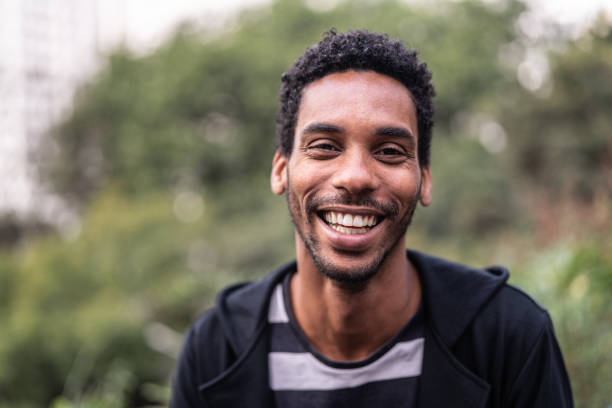
#> input picture 4-OpenCV/Capture.jpg, 612 x 408 px, found by its file name
$ jupyter execute 'Merge Images.ipynb'
#> lines starting #> are read from the running program, lines starting #| are printed output that depends on the picture
[cell 1]
import cv2
import numpy

[cell 2]
photo1 = cv2.imread("Capture.JPG")
#> photo1 is the input picture: shape (408, 612, 3); mean B, G, R 99.7, 114.4, 120.9
photo2 = cv2.imread("Capture1.JPG")
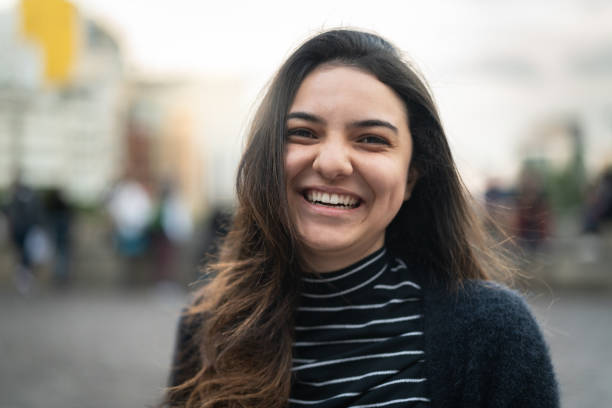
#> input picture 4-OpenCV/Capture1.jpg, 612 x 408 px, found by its file name
#> photo2 is the input picture: shape (408, 612, 3); mean B, G, R 124.3, 130.1, 134.5
cphoto1 = photo1[0:400,0:400]
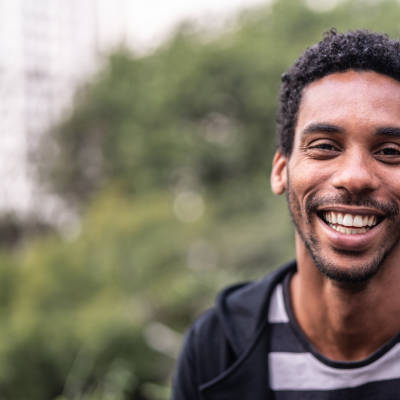
#> cphoto1: shape (400, 400, 3); mean B, G, R 107.8, 123.2, 131.8
cphoto2 = photo2[0:400,0:400]
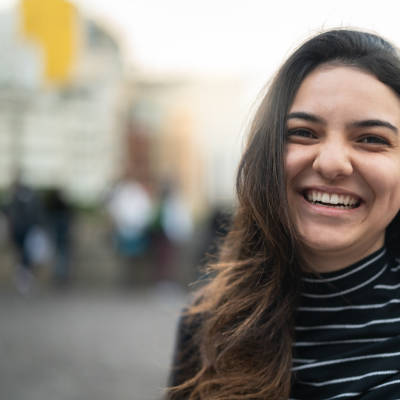
#> cphoto2: shape (400, 400, 3); mean B, G, R 123.3, 131.6, 138.5

[cell 3]
final = numpy.hstack((cphoto1,cphoto2))
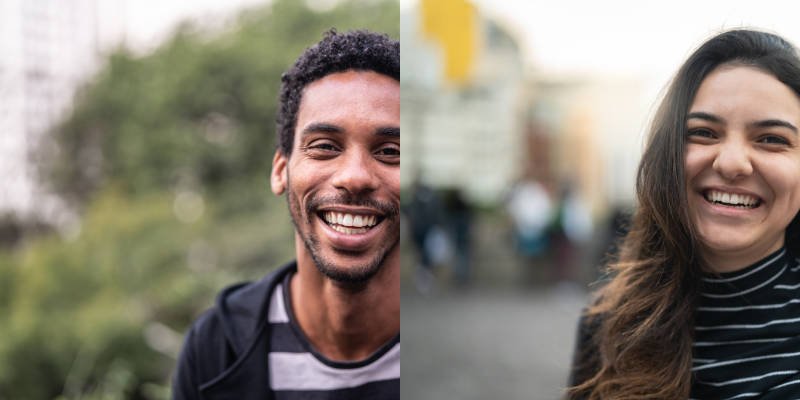
#> final: shape (400, 800, 3); mean B, G, R 115.5, 127.4, 135.1
